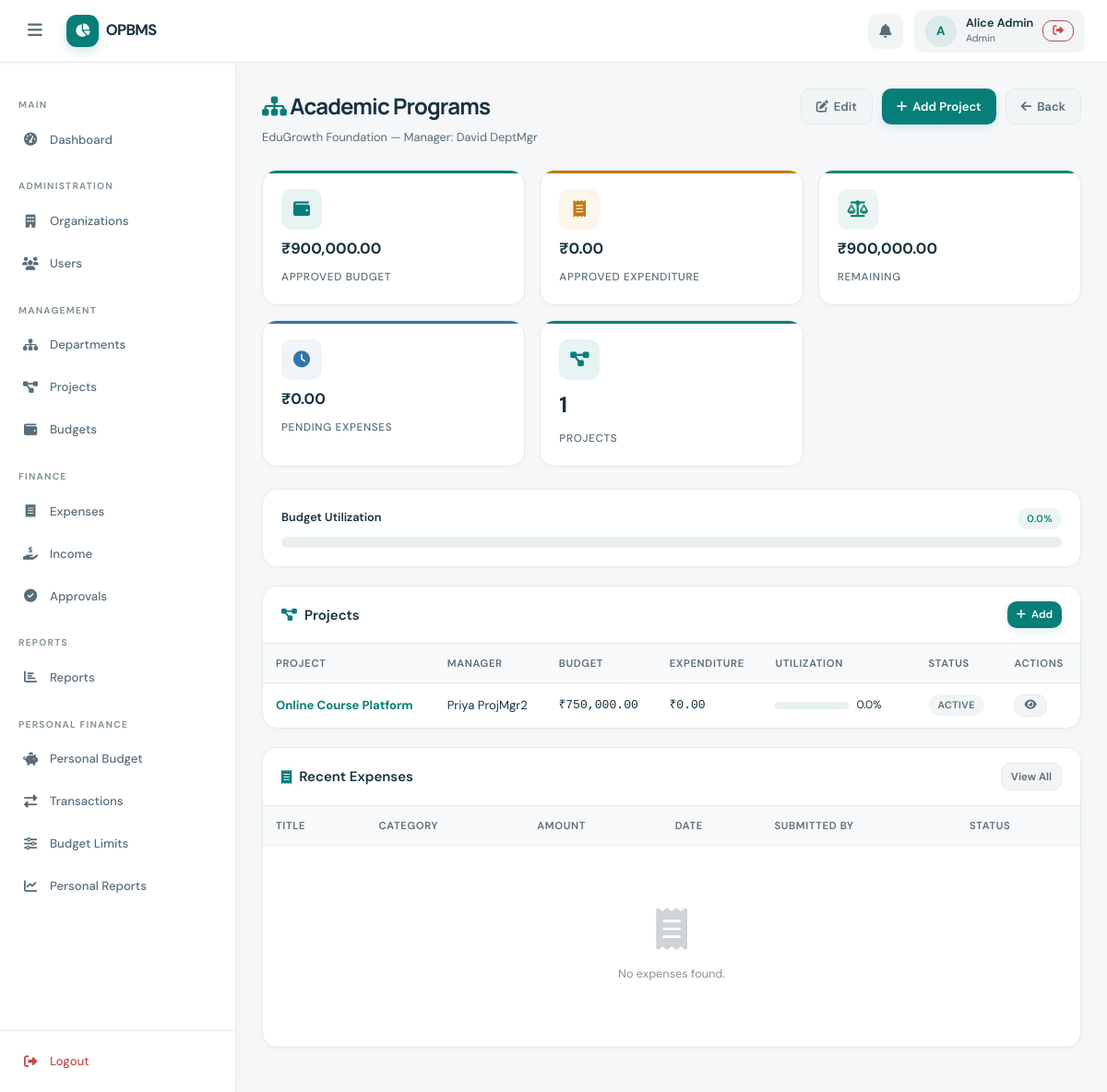
The app's page /departments/view.php?id=4 (signed in) with its own data.
### tables this page shows
CREATE TABLE IF NOT EXISTS users (
    id            INT UNSIGNED AUTO_INCREMENT PRIMARY KEY,
    name          VARCHAR(120)  NOT NULL,
    email         VARCHAR(180)  NOT NULL UNIQUE,
    password_hash VARCHAR(255)  NOT NULL,
    role          ENUM('admin','dept_manager','project_manager','employee','personal') NOT NULL DEFAULT 'employee',
    is_active     TINYINT(1)   NOT NULL DEFAULT 1,
    created_at    TIMESTAMP    NOT NULL DEFAULT CURRENT_TIMESTAMP,
    updated_at    TIMESTAMP    NOT NULL DEFAULT CURRENT_TIMESTAMP ON UPDATE CURRENT_TIMESTAMP,
    INDEX idx_users_role (role),
    INDEX idx_users_email (email)
);

CREATE TABLE IF NOT EXISTS departments (
    id              INT UNSIGNED AUTO_INCREMENT PRIMARY KEY,
    organization_id INT UNSIGNED  NOT NULL,
    name            VARCHAR(200)  NOT NULL,
    description     TEXT,
    manager_id      INT UNSIGNED,
    is_active       TINYINT(1)   NOT NULL DEFAULT 1,
    created_at      TIMESTAMP    NOT NULL DEFAULT CURRENT_TIMESTAMP,
    updated_at      TIMESTAMP    NOT NULL DEFAULT CURRENT_TIMESTAMP ON UPDATE CURRENT_TIMESTAMP,
    FOREIGN KEY (organization_id) REFERENCES organizations(id) ON DELETE CASCADE,
    FOREIGN KEY (manager_id)      REFERENCES users(id)         ON DELETE SET NULL,
    UNIQUE KEY uq_dept_id_org (id, organization_id),
    INDEX idx_dept_org (organization_id),
    INDEX idx_dept_mgr (manager_id)
);

CREATE TABLE IF NOT EXISTS organizations (
    id            INT UNSIGNED AUTO_INCREMENT PRIMARY KEY,
    name          VARCHAR(200)  NOT NULL,
    description   TEXT,
    address       TEXT,
    contact_email VARCHAR(180),
    created_by    INT UNSIGNED  NOT NULL,
    is_active     TINYINT(1)   NOT NULL DEFAULT 1,
    created_at    TIMESTAMP    NOT NULL DEFAULT CURRENT_TIMESTAMP,
    updated_at    TIMESTAMP    NOT NULL DEFAULT CURRENT_TIMESTAMP ON UPDATE CURRENT_TIMESTAMP,
    FOREIGN KEY (created_by) REFERENCES users(id) ON DELETE RESTRICT
);

CREATE TABLE IF NOT EXISTS projects (
    id              INT UNSIGNED AUTO_INCREMENT PRIMARY KEY,
    department_id   INT UNSIGNED  NOT NULL,
    name            VARCHAR(200)  NOT NULL,
    description     TEXT,
    manager_id      INT UNSIGNED,
    start_date      DATE,
    end_date        DATE,
    status          ENUM('active','completed','on_hold','cancelled') NOT NULL DEFAULT 'active',
    created_at      TIMESTAMP    NOT NULL DEFAULT CURRENT_TIMESTAMP,
    updated_at      TIMESTAMP    NOT NULL DEFAULT CURRENT_TIMESTAMP ON UPDATE CURRENT_TIMESTAMP,
    FOREIGN KEY (department_id) REFERENCES departments(id) ON DELETE CASCADE,
    FOREIGN KEY (manager_id)    REFERENCES users(id)       ON DELETE SET NULL,
    UNIQUE KEY uq_project_id_dept (id, department_id),
    INDEX idx_proj_dept (department_id),
    INDEX idx_proj_mgr  (manager_id)
);

### includes/auth.php (called while the page is built, shortened)
<?php
function getCurrentUser(): ?array {
    static $user = null;
    if ($user === null) {
        $pdo  = getDB();
        $stmt = $pdo->prepare("SELECT id, name, email, role, is_active FROM users WHERE id = ?");
        $stmt->execute([$_SESSION['user_id']]);
        $user = $stmt->fetch() ?: null;
    }
    return $user;
}

### departments/view.php (the view, shortened to what this page needs)
<?php
require_once __DIR__ . '/../includes/auth.php';
require_once __DIR__ . '/../includes/functions.php';
$pdo = getDB();
$id = sanitizeInt($_GET['id'] ?? 0);
$stmt = $pdo->prepare("SELECT d.*, o.name as org_name, u.name as mgr_name
    FROM departments d
    JOIN organizations o ON o.id=d.organization_id
    LEFT JOIN users u ON u.id=d.manager_id
    WHERE d.id=? AND d.is_active=1");
$stmt->execute([$id]); $dept = $stmt->fetch();
$summaryStmt = $pdo->prepare("SELECT allocated_budget, approved_expenditure FROM v_dept_budget_summary
    WHERE dept_id=? AND fiscal_year=YEAR(CURDATE())");
$summaryStmt->execute([$id]);
$summary = $summaryStmt->fetch() ?: ['allocated_budget'=>0, 'approved_expenditure'=>0];
$budget = (float)$summary['allocated_budget'];
$approvedExp = (float)$summary['approved_expenditure'];
$pendExp = $pdo->prepare("SELECT COALESCE(SUM(amount),0) FROM expenses
    WHERE department_id=? AND status='pending' AND YEAR(expense_date)=YEAR(CURDATE())");
$pendExp->execute([$id]); $pendingExp = (float)$pendExp->fetchColumn();
$remaining = $budget - $approvedExp;
$util = $budget > 0 ? round($approvedExp / $budget * 100, 2) : 0;
$projQ = "SELECT p.*, u.name as mgr_name,
    COALESCE(v.allocated_budget,0) AS proj_budget,
    COALESCE(v.approved_expenditure,0) AS proj_exp
    FROM projects p
    LEFT JOIN users u ON u.id=p.manager_id
    LEFT JOIN v_project_budget_summary v ON v.project_id=p.id AND v.fiscal_year=YEAR(CURDATE())
    WHERE p.department_id=?
    ORDER BY p.status, p.name";
$projStmt = $pdo->prepare($projQ);
$projStmt->execute([$id]); $projects = $projStmt->fetchAll();
$expStmt = $pdo->prepare("SELECT e.*, u.name as submitter_name, ec.name as cat_name
    FROM expenses e JOIN users u ON u.id=e.submitted_by
    LEFT JOIN expense_categories ec ON ec.id=e.category_id
    WHERE e.department_id=? AND YEAR(e.expense_date)=YEAR(CURDATE()) ORDER BY e.created_at DESC LIMIT 8");
$expStmt->execute([$id]); $expenses = $expStmt->fetchAll();
require_once __DIR__ . '/../includes/header.php';
require_once __DIR__ . '/../includes/sidebar.php';
?>
<main class="main-content">
  <div class="page-header">
    <div>
      <h1 class="page-title"><i class="fa fa-sitemap" style="color:var(--color-primary)"></i> <?= e($dept['name']) ?></h1>
      <p class="page-subtitle"><?= e($dept['org_name']) ?> &mdash; Manager: <?= e($dept['mgr_name'] ?? 'Unassigned') ?></p>
    </div>
    <div class="page-actions">
      <?php if ($role === 'admin'): ?>
      <a href="<?= BASE_URL ?>/departments/edit.php?id=<?= $id ?>" class="btn btn-secondary"><i class="fa fa-edit"></i> Edit</a>
      <a href="<?= BASE_URL ?>/projects/create.php?dept_id=<?= $id ?>" class="btn btn-primary"><i class="fa fa-plus"></i> Add Project</a>
      <?php endif; ?>
      <a href="<?= BASE_URL ?>/departments/index.php" class="btn btn-secondary"><i class="fa fa-arrow-left"></i> Back</a>
    </div>
  </div>
  <div class="stats-grid">
    <div class="stat-card"><div class="stat-icon"><i class="fa fa-wallet"></i></div><div class="stat-value" style="font-size:1.1rem;"><?= formatMoney($budget) ?></div><div class="stat-label">Approved Budget</div></div>
    <div class="stat-card warning"><div class="stat-icon"><i class="fa fa-receipt"></i></div><div class="stat-value" style="font-size:1.1rem;"><?= formatMoney($approvedExp) ?></div><div class="stat-label">Approved Expenditure</div></div>
    <div class="stat-card <?= $remaining < 0 ? 'danger' : 'success' ?>"><div class="stat-icon"><i class="fa fa-balance-scale"></i></div><div class="stat-value" style="font-size:1.1rem;"><?= formatMoney(abs($remaining)) ?></div><div class="stat-label"><?= $remaining < 0 ? 'Overrun' : 'Remaining' ?></div></div>
    <div class="stat-card info"><div class="stat-icon"><i class="fa fa-clock"></i></div><div class="stat-value" style="font-size:1.1rem;"><?= formatMoney($pendingExp) ?></div><div class="stat-label">Pending Expenses</div></div>
    <div class="stat-card"><div class="stat-icon"><i class="fa fa-project-diagram"></i></div><div class="stat-value"><?= count($projects) ?></div><div class="stat-label">Projects</div></div>
  </div>
  <?php if ($budget > 0): ?>
  <div class="card" style="margin-bottom:20px;">
    <div class="card-body">
      <div style="display:flex;justify-content:space-between;margin-bottom:8px;">
        <span style="font-size:0.85rem;font-weight:600;">Budget Utilization</span>
        <span class="badge <?= $util >= 100 ? 'badge-danger' : ($util >= 80 ? 'badge-warning' : 'badge-success') ?>"><?= number_format($util, 1) ?>%</span>
      </div>
      <div class="progress-bar-wrap" style="height:12px;">
      </div>
    </div>
  </div>
  <?php endif; ?>
  <div class="card">
    <div class="card-header">
      <div class="card-title"><i class="fa fa-project-diagram"></i> Projects</div>
      <?php if ($role === 'admin'): ?>
      <a href="<?= BASE_URL ?>/projects/create.php?dept_id=<?= $id ?>" class="btn btn-sm btn-primary"><i class="fa fa-plus"></i> Add</a>
      <?php endif; ?>
    </div>
    <div class="card-body" style="padding:0;">
      <div class="table-wrap">
        <table>
          <thead><tr><th>Project</th><th>Manager</th><th>Budget</th><th>Expenditure</th><th>Utilization</th><th>Status</th><th>Actions</th></tr></thead>
          <tbody>
            <?php if (empty($projects)): ?>
            <tr><td colspan="7"><div class="empty-state"><i class="fa fa-project-diagram"></i><p>No projects in this department.</p></div></td></tr>
            <?php else: ?>
            <?php foreach ($projects as $p):
              $pu = $p['proj_budget'] > 0 ? $p['proj_exp']/$p['proj_budget']*100 : 0;
            ?>
            <tr>
              <td><a href="<?= BASE_URL ?>/projects/view.php?id=<?= $p['id'] ?>"><strong><?= e($p['name']) ?></strong></a></td>
              <td><?= e($p['mgr_name'] ?? 'Unassigned') ?></td>
              <td class="font-mono"><?= formatMoney((float)$p['proj_budget']) ?></td>
              <td class="font-mono <?= $p['proj_exp'] > $p['proj_budget'] && $p['proj_budget'] > 0 ? 'text-danger' : '' ?>"><?= formatMoney((float)$p['proj_exp']) ?></td>
              <td>
                <div style="display:flex;align-items:center;gap:8px;">
                  <?= utilizationBar($pu) ?>
                  <span style="font-size:0.8rem;min-width:42px;"><?= number_format($pu,1) ?>%</span>
                </div>
              </td>
              <td><?= statusBadge($p['status']) ?></td>
              <td><a href="<?= BASE_URL ?>/projects/view.php?id=<?= $p['id'] ?>" class="btn btn-sm btn-secondary"><i class="fa fa-eye"></i></a></td>
            </tr>
            <?php endforeach; ?>
            <?php endif; ?>
          </tbody>
        </table>
      </div>
    </div>
  </div>
  <div class="card">
    <div class="card-header">
      <div class="card-title"><i class="fa fa-receipt"></i> Recent Expenses</div>
      <a href="<?= BASE_URL ?>/expenses/index.php?dept_id=<?= $id ?>" class="btn btn-sm btn-secondary">View All</a>
    </div>
    <div class="card-body" style="padding:0;">
      <div class="table-wrap">
        <table>
          <thead><tr><th>Title</th><th>Category</th><th>Amount</th><th>Date</th><th>Submitted By</th><th>Status</th></tr></thead>
          <tbody>
            <?php if (empty($expenses)): ?>
            <tr><td colspan="6"><div class="empty-state"><i class="fa fa-receipt"></i><p>No expenses found.</p></div></td></tr>
            <?php endif; ?>
          </tbody>
        </table>
      </div>
    </div>
  </div>
</main>
<?php require_once __DIR__ . '/../includes/footer.php'; ?>

### includes/header.php (shortened to what this page needs)
<?php
require_once __DIR__ . '/../includes/functions.php';
$currentUser = getCurrentUser();
?>
<!DOCTYPE html>
<html lang="en">
<head>
<link rel="stylesheet" href="<?= BASE_URL ?>/assets/css/style.css">
<link rel="stylesheet" href="https://cdnjs.cloudflare.com/ajax/libs/font-awesome/6.5.0/css/all.min.css">
</head>
<body>
<div class="app-wrapper">
<header class="topbar">
  <button class="sidebar-toggle" id="sidebarToggle" aria-label="Toggle Sidebar" aria-controls="sidebar" aria-expanded="false">
    <i class="fa fa-bars"></i>
  </button>
  <a class="topbar-brand" href="<?= BASE_URL ?>/">
    <span class="brand-mark"><i class="fa-solid fa-chart-pie"></i></span>
    <span>OPBMS</span>
  </a>
  <nav class="topbar-right">
    <?php
    $currentRole = $currentUser['role'] ?? '';
    $activityUrl = $currentRole === 'personal'
        ? BASE_URL . '/personal/transactions.php'
        : (in_array($currentRole, ['admin', 'dept_manager', 'project_manager'], true)
            ? BASE_URL . '/approvals/index.php'
            : BASE_URL . '/expenses/index.php');
    ?>
    <a href="<?= $activityUrl ?>" class="topbar-icon-btn" title="<?= in_array($currentRole, ['admin', 'dept_manager', 'project_manager'], true) ? 'Review approvals' : 'View activity' ?>" aria-label="<?= in_array($currentRole, ['admin', 'dept_manager', 'project_manager'], true) ? 'Review approvals' : 'View activity' ?>">
      <i class="fa fa-bell"></i>
    </a>
    <?php if ($currentUser): ?>
    <div class="topbar-user">
      <div class="user-avatar"><?= strtoupper(substr($currentUser['name'], 0, 1)) ?></div>
      <div class="user-meta">
        <span class="user-name"><?= e($currentUser['name']) ?></span>
        <span class="user-role"><?= e(ucwords(str_replace('_', ' ', $currentUser['role']))) ?></span>
      </div>
      <a href="<?= BASE_URL ?>/auth/logout.php" class="btn btn-sm btn-outline-danger" title="Logout">
        <i class="fa fa-sign-out-alt"></i>
      </a>
    </div>
    <?php endif; ?>
  </nav>
</header>

### includes/functions.php (shortened to what this page needs)
<?php
function e(string $s): string {
    return htmlspecialchars($s, ENT_QUOTES | ENT_HTML5, 'UTF-8');
}
function formatMoney(float $amount, string $currency = '₹'): string {
    return $currency . number_format($amount, 2, '.', ',');
}
function statusBadge(string $status): string {
    $map = [
        'pending'   => '<span class="badge badge-warning">Pending</span>',
        'approved'  => '<span class="badge badge-success">Approved</span>',
        'rejected'  => '<span class="badge badge-danger">Rejected</span>',
        'active'    => '<span class="badge badge-success">Active</span>',
        'completed' => '<span class="badge badge-info">Completed</span>',
        'on_hold'   => '<span class="badge badge-warning">On Hold</span>',
        'cancelled' => '<span class="badge badge-danger">Cancelled</span>',
        'proposed'  => '<span class="badge badge-secondary">Proposed</span>',
        'revised'   => '<span class="badge badge-info">Revised</span>',
    ];
    return $map[$status] ?? '<span class="badge badge-secondary">' . e(ucfirst($status)) . '</span>';
}
function utilizationBar(float $pct): string {
    $color = $pct >= 100 ? 'danger' : ($pct >= 80 ? 'warning' : 'success');
    $pct   = min($pct, 100);
    return '<div class="progress-bar-wrap">
        <div class="progress-bar bg-' . $color . '" style="width:' . $pct . '%"></div>
        </div>';
}
function sanitizeInt(mixed $val): int {
    return max(0, (int) filter_var($val, FILTER_SANITIZE_NUMBER_INT));
}

### records on screen
users: name "A", name "Alice Admin", role "Admin"
departments: name "Academic Programs", organization.name "EduGrowth Foundation", manager.name "David DeptMgr"
projects: name "Online Course Platform", manager.name "Priya ProjMgr2", proj_budget "₹750,000.00", proj_exp "₹0.00", pu "0.0", status "ACTIVE"

### other values on screen
$label "Dashboard Organizations Users Departments Projects Budgets Expenses Income Approvals Reports Personal Budget Transactions Budget Limits Personal Reports"
formatMoney($budget) "₹900,000.00"
formatMoney($approvedExp) "₹0.00"
formatMoney(abs($remaining)) "₹900,000.00"
formatMoney($pendingExp) "₹0.00"
count($projects) "1"
$util "0.0"
